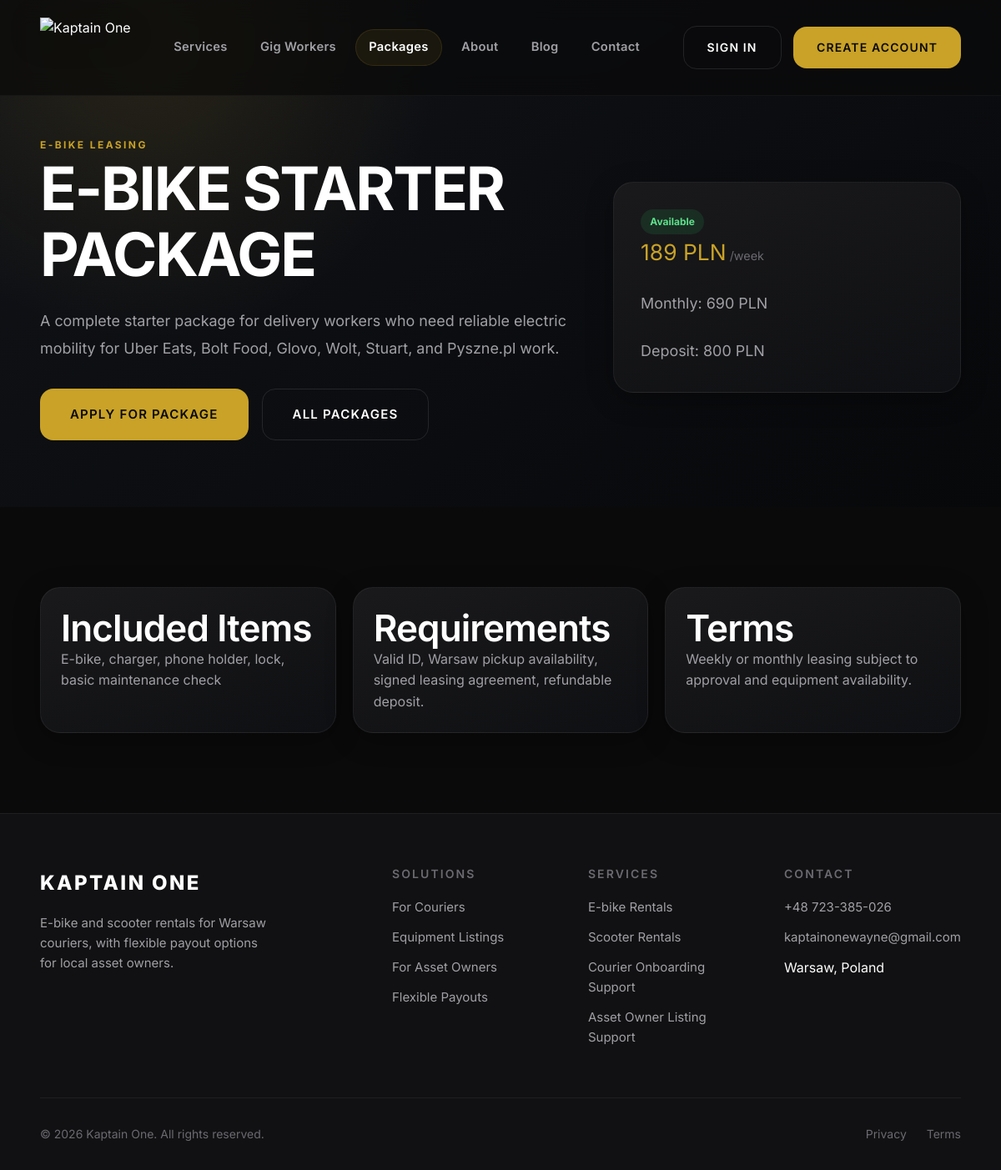
/package.php?slug=e-bike-starter-package, run on the app's committed database.
### tables this page shows
CREATE TABLE IF NOT EXISTS equipment_packages (
    id INT UNSIGNED AUTO_INCREMENT PRIMARY KEY,
    title VARCHAR(160) NOT NULL,
    slug VARCHAR(180) NOT NULL UNIQUE,
    category VARCHAR(80) NOT NULL,
    description TEXT,
    short_description TEXT,
    image VARCHAR(255),
    included_items TEXT,
    weekly_price DECIMAL(10,2) DEFAULT 0,
    monthly_price DECIMAL(10,2) DEFAULT 0,
    deposit_amount DECIMAL(10,2) DEFAULT 0,
    currency VARCHAR(10) DEFAULT 'PLN',
    availability_status ENUM('available', 'limited', 'waitlist', 'unavailable') DEFAULT 'available',
    requirements TEXT,
    terms TEXT,
    is_active BOOLEAN DEFAULT TRUE,
    sort_order INT DEFAULT 100,
    created_at TIMESTAMP DEFAULT CURRENT_TIMESTAMP,
    updated_at TIMESTAMP DEFAULT CURRENT_TIMESTAMP ON UPDATE CURRENT_TIMESTAMP,
    INDEX idx_packages_active (is_active),
    INDEX idx_packages_category (category),
    INDEX idx_packages_availability (availability_status)
);

### config/config.php (called while the page is built, shortened)
<?php
$DB_CONFIG = [
    'host'     => 'localhost',
    'database' => 'u123456789_kaptain',
    'username' => 'u123456789_admin',
    'password' => 'your_db_password',
    'charset'  => 'utf8mb4',
    'port'     => 3306
];
$SITE_CONFIG = [
    'name'        => 'Kaptain One',
    'tagline'     => 'Warsaw E-Bike & Scooter Rentals for Couriers',
    'url'         => 'https://kaptainone.com',
    'email'       => 'kaptainonewayne@gmail.com',
    'phone'       => '+48 723-385-026',
    'phone_link'  => '+48723385026',
    'address'     => 'Warsaw, Poland',
    'timezone'    => 'Europe/Warsaw'
];

### includes/db.php (called while the page is built, shortened)
<?php
require_once __DIR__ . '/../config/config.php';
class Database {
    private static ?PDO $instance = null;
    public static function connect(): PDO {
        global $DB_CONFIG;
        if (self::$instance === null) {
            try {
                $dsn = sprintf(
                    'mysql:host=%s;port=%d;dbname=%s;charset=%s',
                    $DB_CONFIG['host'],
                    $DB_CONFIG['port'],
                    $DB_CONFIG['database'],
                    $DB_CONFIG['charset']
                );
                self::$instance = new PDO($dsn, $DB_CONFIG['username'], $DB_CONFIG['password'], [
                    PDO::ATTR_ERRMODE            => PDO::ERRMODE_EXCEPTION,
                    PDO::ATTR_DEFAULT_FETCH_MODE => PDO::FETCH_ASSOC,
                    PDO::ATTR_EMULATE_PREPARES   => false,
                ]);
            } catch (PDOException $e) {
                error_log('Database connection failed: ' . $e->getMessage());
                throw new Exception('Service temporarily unavailable');
            }
        }
        return self::$instance;
    }
    public static function query(string $sql, array $params = []): PDOStatement {
        $stmt = self::connect()->prepare($sql);
        $stmt->execute($params);
        return $stmt;
    }
    public static function fetch(string $sql, array $params = []): ?array {
        $stmt = self::query($sql, $params);
        $result = $stmt->fetch();
        return $result ?: null;
    }
}

### includes/app_data.php (called while the page is built, shortened)
<?php
require_once __DIR__ . '/db.php';
function package_status_label(string $status): string {
    return ucwords(str_replace('_', ' ', $status));
}
function get_package_by_slug(string $slug): ?array {
    return Database::fetch("SELECT * FROM equipment_packages WHERE slug = ? AND is_active = 1", [$slug]);
}

### includes/functions.php (called while the page is built, shortened)
<?php
require_once __DIR__ . '/../config/config.php';
function e(string $text): string {
    return htmlspecialchars($text, ENT_QUOTES, 'UTF-8');
}
function site(string $key): string {
    global $SITE_CONFIG;
    return $SITE_CONFIG[$key] ?? '';
}
function base_url(): string {
    $configured = rtrim(site('url'), '/');
    if (!empty($_SERVER['HTTP_HOST'])) {
        $host = $_SERVER['HTTP_HOST'];
        if (stripos($host, 'localhost') !== false || preg_match('/^(127\.0\.0\.1|192\.168\.|10\.|172\.(1[6-9]|2\d|3[0-1])\.)/', $host)) {
            $scriptDir = str_replace('\\', '/', dirname($_SERVER['SCRIPT_NAME'] ?? '/'));
            $scriptDir = rtrim($scriptDir, '/.');
            if ($scriptDir === '') {
                return 'http://' . $host;
            }
            return 'http://' . $host . $scriptDir;
        }
    }
    return $configured;
}

### package.php (the view, shortened to what this page needs)
<?php
require_once __DIR__ . '/includes/functions.php';
require_once __DIR__ . '/includes/app_data.php';
$slug = $_GET['slug'] ?? '';
$package = get_package_by_slug($slug);
require_once __DIR__ . '/includes/header.php';
?>
<section class="package-detail-hero">
    <div class="container package-detail-grid">
        <div>
            <span class="section-kicker"><?= e($package['category']) ?></span>
            <h1><?= e($package['title']) ?></h1>
            <p><?= e($package['description']) ?></p>
            <div class="app-actions">
                <a href="<?= base_url() ?>/dashboard/apply.php?package=<?= (int)$package['id'] ?>" class="btn btn-primary btn-large">Apply for Package</a>
                <a href="<?= base_url() ?>/packages.php" class="btn btn-secondary btn-large">All Packages</a>
            </div>
        </div>
        <aside class="package-summary">
            <span class="status-pill status-<?= e($package['availability_status']) ?>"><?= e(package_status_label($package['availability_status'])) ?></span>
            <div class="summary-price"><?= number_format((float)$package['weekly_price'], 0) ?> <?= e($package['currency']) ?><span>/week</span></div>
            <p>Monthly: <?= number_format((float)$package['monthly_price'], 0) ?> <?= e($package['currency']) ?></p>
            <p>Deposit: <?= number_format((float)$package['deposit_amount'], 0) ?> <?= e($package['currency']) ?></p>
        </aside>
    </div>
</section>
<section class="section">
    <div class="container package-info-grid">
        <div class="app-card">
            <h2>Included Items</h2>
            <p><?= nl2br(e($package['included_items'])) ?></p>
        </div>
        <div class="app-card">
            <h2>Requirements</h2>
            <p><?= nl2br(e($package['requirements'])) ?></p>
        </div>
        <div class="app-card">
            <h2>Terms</h2>
            <p><?= nl2br(e($package['terms'])) ?></p>
        </div>
    </div>
</section>
<?php require_once __DIR__ . '/includes/footer.php'; ?>

### assets/css/main.css (style rules this page uses)
:root { --bg-primary: #0a0a0b; --bg-secondary: #111113; --bg-tertiary: #161719; --bg-card: #1a1a1c; --text-primary: #ffffff; --text-secondary: #a0a0a5; --text-muted: #6a6a70; --accent-gold: #c9a227; --accent-gold-hover: #dcc040; --accent-bronze: #8b7355; --line-subtle: rgba(255,255,255,0.06); --line-visible: rgba(255,255,255,0.1); --shadow-elevated: 0 25px 80px rgba(0,0,0,0.4); --shadow-card: 0 8px 32px rgba(0,0,0,0.3); --gradient-hero: linear-gradient(135deg, rgba(10,10,11,0.95) 0%, rgba(10,10,11,0.7) 50%, rgba(10,10,11,0.4) 100%); --gradient-card: linear-gradient(145deg, rgba(26,26,28,1) 0%, rgba(22,23,25,1) 100%); --radius-sm: 8px; --radius-md: 16px; --radius-lg: 24px; --radius-xl: 32px; --transition-fast: 0.15s ease; --transition-smooth: 0.3s cubic-bezier(0.4, 0, 0.2, 1); --transition-slow: 0.5s cubic-bezier(0.4, 0, 0.2, 1); }
* { margin: 0; padding: 0; box-sizing: border-box; }
html { scroll-behavior: smooth; font-size: 16px; }
body { font-family: 'Inter', -apple-system, BlinkMacSystemFont, sans-serif; font-weight: 400; line-height: 1.6; color: var(--text-primary); background: var(--bg-primary); min-height: 100vh; -webkit-font-smoothing: antialiased; -moz-osx-font-smoothing: grayscale; }
a, a:hover, a:focus, a:active, a:visited { color: inherit; text-decoration: none; }
h1, h2, h3, h4, h5, h6 { font-weight: 600; line-height: 1.1; letter-spacing: -0.02em; }
h1 { font-size: clamp(2.5rem, 5vw + 1rem, 4.5rem); font-weight: 700; text-transform: uppercase; letter-spacing: -0.03em; }
h2 { font-size: clamp(1.75rem, 3vw + 0.5rem, 2.75rem); font-weight: 600; }
p { color: var(--text-secondary); font-size: 1rem; }
.container { width: 100%; max-width: 1400px; margin: 0 auto; padding: 0 clamp(1rem, 4vw, 3rem); }
.btn { display: inline-flex; align-items: center; justify-content: center; gap: 0.5rem; padding: 0.875rem 1.75rem; font-size: 0.875rem; font-weight: 600; text-transform: uppercase; letter-spacing: 0.08em; border: none; border-radius: var(--radius-md); cursor: pointer; text-decoration: none; transition: var(--transition-smooth); white-space: nowrap; }
.btn-primary { background: var(--accent-gold); color: var(--bg-primary); }
.btn-secondary { background: transparent; color: var(--text-primary); border: 1px solid var(--line-visible); }
.btn-large { padding: 1.125rem 2.25rem; font-size: 0.9375rem; }
.section { padding: 6rem 0; }
.section-kicker { color: var(--accent-gold); font-size: 0.75rem; font-weight: 700; letter-spacing: 0.2em; text-transform: uppercase; margin-bottom: 1rem; }
.app-hero, .package-detail-hero, .auth-page { padding: 10rem 0 5rem; background: radial-gradient(circle at 15% 10%, rgba(201, 162, 39, 0.12), transparent 30%), linear-gradient(145deg, #111318 0%, #07080a 100%); }
.app-hero__grid, .package-detail-grid { display: grid; grid-template-columns: minmax(0, 1.1fr) minmax(320px, 0.7fr); gap: 2rem; align-items: center; }
.app-hero p, .package-detail-hero p { max-width: 680px; margin: 1.5rem 0 0; font-size: 1.12rem; line-height: 1.85; }
.app-actions { display: flex; gap: 1rem; flex-wrap: wrap; margin-top: 2rem; }
.app-hero-card, .package-summary, .auth-card, .dash-panel, .app-card, .package-card { background: linear-gradient(160deg, rgba(26,26,28,0.98), rgba(15,16,19,0.98)); border: 1px solid var(--line-subtle); border-radius: var(--radius-lg); box-shadow: var(--shadow-card); }
.metric-card, .app-card, .dash-panel { padding: 1.5rem; }
.app-grid, .package-grid, .package-info-grid, .dash-grid { display: grid; grid-template-columns: repeat(auto-fit, minmax(260px, 1fr)); gap: 1.25rem; }
.package-price strong, .summary-price { color: var(--accent-gold); font-size: 1.65rem; }
.summary-price span, .package-price span { color: var(--text-muted); font-size: 0.9rem; margin-left: 0.25rem; }
.status-pill { display: inline-flex; align-items: center; width: fit-content; padding: 0.35rem 0.7rem; border-radius: 999px; background: rgba(255,255,255,0.07); color: var(--text-secondary); font-size: 0.75rem; font-weight: 700; }
.status-available, .status-approved, .status-active { background: rgba(39,174,96,0.14); color: #5ee08b; }
.package-summary { padding: 2rem; }
.package-info-grid { grid-template-columns: repeat(3, minmax(0, 1fr)); }

### data on the page
equipment_packages: category "E-BIKE LEASING", title "E-BIKE STARTER PACKAGE", description "A complete starter package for delivery workers who need reliable electric mobility for Uber Eats, Bolt Food, Glovo, Wolt, Stuart, and Pyszne.pl work.", availability_status "Available", weekly_price "189", currency "PLN", monthly_price "690", deposit_amount "800", included_items "E-bike, charger, phone holder, lock, basic maintenance check", requirements "Valid ID, Warsaw pickup availability, signed leasing agreement, refundable deposit.", terms "Weekly or monthly leasing subject to approval and equipment availability."

### other printed values
site('phone') "+48 723-385-026"
site('email') "kaptainonewayne@gmail.com"
site('address') "Warsaw, Poland"
